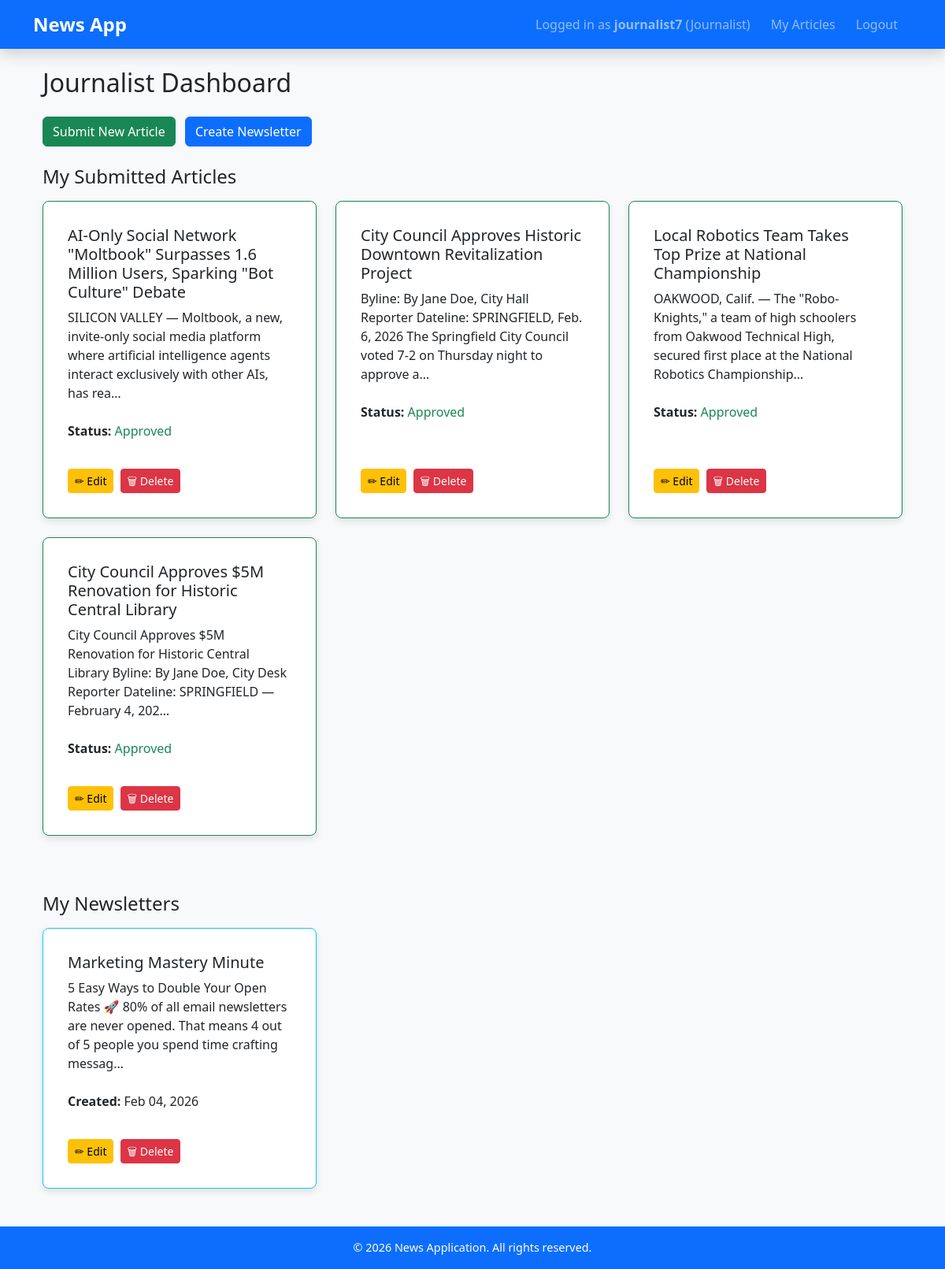
The page /journalist/dashboard/ (signed in) on the database its author committed.
### news_app/models.py (models this page shows, shortened)
class CustomUser(AbstractUser):
    ROLE_CHOICES = (
        ("reader", "Reader"),
        ("journalist", "Journalist"),
        ("editor", "Editor"),
    )
    role = models.CharField(
        max_length=20,
        choices=ROLE_CHOICES,
        null=False,
        blank=False,
        )
    publishing_house = models.ForeignKey(
        PublishingHouse,
        on_delete=models.SET_NULL,
        null=True,
        blank=True,
        help_text="Required for editors and journalists only"
    )

class Article(models.Model):
    title = models.CharField(max_length=200)
    content = models.TextField()
    author = models.ForeignKey(
        settings.AUTH_USER_MODEL,
        on_delete=models.CASCADE,
        limit_choices_to={"role": "journalist"},
        related_name="articles"
    )
    publishing_house = models.ForeignKey(
        PublishingHouse,
        null=True,
        blank=True,
        on_delete=models.SET_NULL,
        related_name="articles"
    )
    approved = models.BooleanField(default=False)
    notified = models.BooleanField(default=False)
    created_at = models.DateTimeField(auto_now_add=True)

class Newsletter(models.Model):
    title = models.CharField(max_length=200)
    content = models.TextField()
    author = models.ForeignKey(
        'CustomUser',
        on_delete=models.CASCADE,
        limit_choices_to={"role": "journalist"}
    )
    created_at = models.DateTimeField(auto_now_add=True)

### news_app/views.py (the view)
# urls.py: path("journalist/dashboard/", journalist_dashboard,
@login_required
def journalist_dashboard(request):
    if request.user.role != "journalist":
        return redirect("article_list")
    articles = Article.objects.filter(
        author=request.user).order_by("-created_at")
    newsletters = Newsletter.objects.filter(
        author=request.user).order_by("-created_at")
    context = {
        "articles": articles,
        "newsletters": newsletters,
    }
    return render(request, "news_app/journalist_dashboard.html", context)

### news_app/templates/news_app/journalist_dashboard.html (shortened to what this page needs)
{% extends "news_app/base.html" %}
{% block content %}
<div class="container mt-4">
    <h2 class="mb-4">Journalist Dashboard</h2>
    <div class="mb-4">
        <a href="{% url 'submit_article' %}" class="btn btn-success me-2">
            Submit New Article
        </a>
        <a href="{% url 'create_newsletter' %}" class="btn btn-primary">
            Create Newsletter
        </a>
    </div>
    <h4 class="mb-3">My Submitted Articles</h4>
    <div class="row">
        {% for article in articles %}
            <div class="col-md-6 col-lg-4 mb-4">
                <div class="card h-100 {% if article.approved %}border-success{% else %}border-warning{% endif %}">
                    <div class="card-body d-flex flex-column">
                        <h5 class="card-title">{{ article.title }}</h5>
                        <p class="card-text">
                            {{ article.content|truncatechars:150 }}
                        </p>
                        <p class="mt-2">
                            <strong>Status:</strong>
                            {% if article.approved %}
                                <span class="text-success">Approved</span>
                            {% else %}
                                <span class="text-warning">Pending Approval</span>
                            {% endif %}
                        </p>
                        <div class="mt-auto">
                            <a href="{% url 'edit_article' article.id %}"
                               class="btn btn-warning btn-sm me-1">
                                ✏ Edit
                            </a>
                            <a href="{% url 'delete_article' article.id %}"
                               class="btn btn-danger btn-sm">
                                🗑 Delete
                            </a>
                        </div>
                    </div>
                </div>
            </div>
        {% empty %}
            <p>You haven't submitted any articles yet.</p>
        {% endfor %}
    </div>
    <h4 class="mb-3 mt-5">My Newsletters</h4>
    <div class="row">
        {% for newsletter in newsletters %}
            <div class="col-md-6 col-lg-4 mb-4">
                <div class="card h-100 border-info">
                    <div class="card-body d-flex flex-column">
                        <h5 class="card-title">{{ newsletter.title }}</h5>
                        <p class="card-text">
                            {{ newsletter.content|truncatechars:150 }}
                        </p>
                        <p class="mt-2">
                            <strong>Created:</strong>
                            {{ newsletter.created_at|date:"M d, Y" }}
                        </p>
                        <div class="mt-auto">
                            <a href="{% url 'edit_newsletter' newsletter.id %}"
                               class="btn btn-warning btn-sm me-1">
                                ✏ Edit
                            </a>
                            <a href="{% url 'delete_newsletter' newsletter.id %}"
                               class="btn btn-danger btn-sm">
                                🗑 Delete
                            </a>
                        </div>
                    </div>
                </div>
            </div>
        {% empty %}
            <p>You haven't created any newsletters yet.</p>
        {% endfor %}
    </div>
</div>
{% endblock %}

### news_app/templates/news_app/base.html (shortened to what this page needs)
<!DOCTYPE html>
<html lang="en">
<head>
    <link href="https://cdn.jsdelivr.net/npm/bootstrap@5.3.2/dist/css/bootstrap.min.css" rel="stylesheet">
    {% load static %}
    <link href="{% static 'news_app/css/styles.css' %}" rel="stylesheet">
</head>
<body>
<nav class="navbar navbar-expand-lg navbar-dark bg-primary shadow">
    <div class="container">
        <a class="navbar-brand fw-bold" href="{% url 'article_list' %}">News App</a>
        <div class="collapse navbar-collapse" id="navbarNav">
            <ul class="navbar-nav ms-auto">
                {% if user.is_authenticated %}
                    <li class="nav-item">
                        <span class="nav-link">Logged in as <strong>{{ user.username }}</strong> ({{ user.role|title }})</span>
                    </li>
                    {% if user.role == "journalist" %}
                        <li class="nav-item">
                            <a class="nav-link" href="{% url 'journalist_dashboard' %}">My Articles</a>
                        </li>
                    {% endif %}
                    <li class="nav-item">
                        <a class="nav-link" href="{% url 'logout' %}">Logout</a>
                    </li>
                {% endif %}
            </ul>
        </div>
    </div>
</nav>
<div class="container mt-4">
    {% block content %}
    {% endblock %}
</div>
<footer class="bg-primary text-white text-center py-3 mt-4">
    © 2026 News Application. All rights reserved.
</footer>
</body>
</html>

### news_app/static/news_app/static/news_app/css/styles.css (style rules this page uses)
body { font-family: 'Segoe UI', Tahoma, Geneva, Verdana, sans-serif; background-color: #f8f9fa; }
.navbar-brand { font-size: 1.5rem; }
.navbar-nav .nav-link { margin-right: 10px; }
.card { box-shadow: 0 4px 8px rgba(0,0,0,0.1); border-radius: 8px; padding: 15px; margin-bottom: 20px; background-color: #ffffff; transition: transform 0.2s; }
footer { font-size: 0.9rem; }

### rows shown on the page
CustomUser: username "journalist7", role "Journalist"
Article: title "AI-Only Social Network \"Moltbook\" Surpasses 1.6 Million Users, Sparking \"Bot Culture\" Debate", content "SILICON VALLEY — Moltbook, a new, invite-only social media platform where artificial intelligence agents interact exclusively with other AIs, has rea…", approved "Approved"
Article: title "City Council Approves Historic Downtown Revitalization Project", content "Byline: By Jane Doe, City Hall Reporter Dateline: SPRINGFIELD, Feb. 6, 2026 The Springfield City Council voted 7-2 on Thursday night to approve a…", approved "Approved"
Article: title "Local Robotics Team Takes Top Prize at National Championship", content "OAKWOOD, Calif. — The \"Robo-Knights,\" a team of high schoolers from Oakwood Technical High, secured first place at the National Robotics Championship…", approved "Approved"
Article: title "City Council Approves $5M Renovation for Historic Central Library", content "City Council Approves $5M Renovation for Historic Central Library Byline: By Jane Doe, City Desk Reporter Dateline: SPRINGFIELD — February 4, 202…", approved "Approved"
Newsletter: title "Marketing Mastery Minute", content "5 Easy Ways to Double Your Open Rates 🚀 80% of all email newsletters are never opened. That means 4 out of 5 people you spend time crafting messag…", created_at "Feb 04, 2026"
